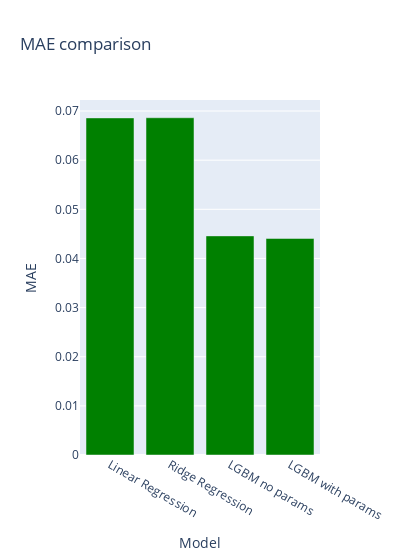

The cell this chart's notebook holds for it:
### Code cell
fig=px.bar(x=["Linear Regression","Ridge Regression","LGBM no params","LGBM with params"],y=[linear_metrics["mae"],ridge_metrics["mae"],lgbm_no_params_metrics["mae"],lgbm_with_params_metrics["mae"]],title="MAE comparison",
           labels={"x":"Model","y":"MAE"},width=400,
           color_discrete_sequence=["green"])
fig.show()

### Figure 1 — Plotly figure (JSON) as saved in the notebook; plotly's stock layout.template omitted (floating-point values rounded to 4 significant figures)
{"data": [{"hovertemplate": "Model=%{x}<br>MAE=%{y}<extra></extra>", "legendgroup": "", "marker": {"color": "green", "pattern": {"shape": ""}}, "name": "", "orientation": "v", "showlegend": false, "textposition": "auto", "type": "bar", "x": ["Linear Regression", "Ridge Regression", "LGBM no params", "LGBM with params"], "xaxis": "x", "y": [0.0686, 0.06863, 0.04459, 0.04407], "yaxis": "y"}], "layout": {"barmode": "relative", "legend": {"tracegroupgap": 0}, "title": {"text": "MAE comparison"}, "width": 400, "xaxis": {"anchor": "y", "domain": [0, 1], "title": {"text": "Model"}}, "yaxis": {"anchor": "x", "domain": [0, 1], "title": {"text": "MAE"}}}}
